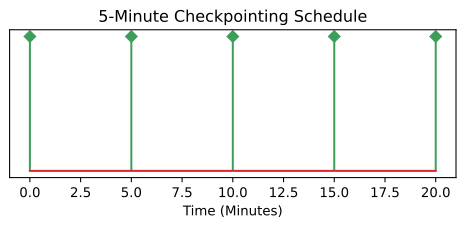

Write Python code to recreate this figure.
import os
import matplotlib.pyplot as plt

time = [0, 5, 10, 15, 20]
checkpoints = [1, 1, 1, 1, 1]
plt.figure(figsize=(6, 2))
plt.stem(time, checkpoints, linefmt='#3d9e5a', markerfmt='D')
plt.yticks([])
plt.xlabel('Time (Minutes)')
plt.title('5-Minute Checkpointing Schedule')

out = os.environ.get('VISUAL_OUT_PATH', 'out.svg')
plt.savefig(out, format='svg', bbox_inches='tight')
